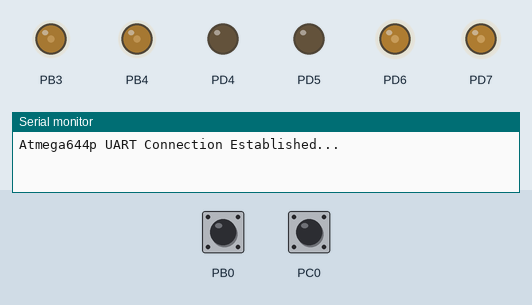
Recording of a program running on a simulated ATmega644P, built with avr-gcc and emulated at 14.7456 MHz. Shown: output pins drawn as LEDs (lit = HIGH), the last lines printed to the serial monitor. Inputs (shaded band) come from the test bench; at power-on: PB0 LOW, PC0 LOW.

Above: at 1.2 s.
1.3 s: PB0 driven HIGH
At 1.7 s:
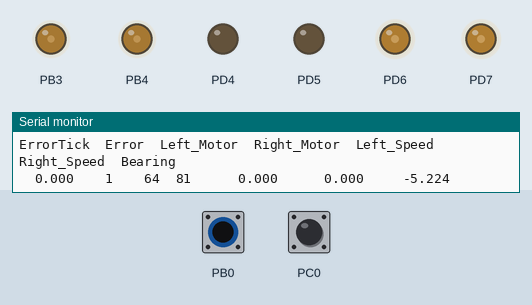
2.8 s: PC0 driven HIGH
At 3.9 s:
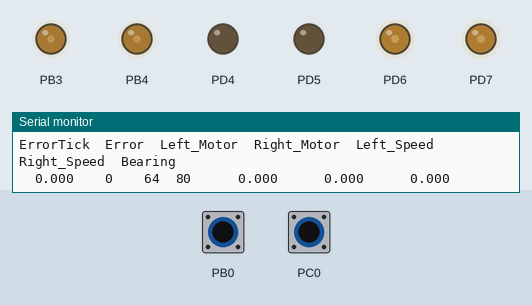
4.6 s: PB0 pulsed LOW 5 times (0.12 s each, 0.3 s apart)
At 4.91 s:
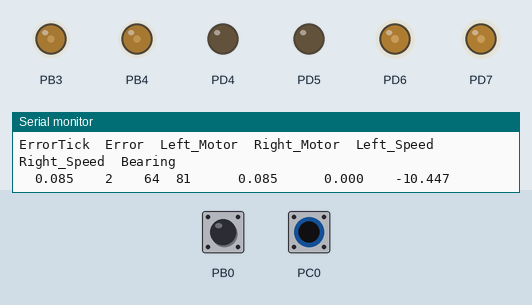
7.6 s: PC0 driven LOW
At 8.9 s:
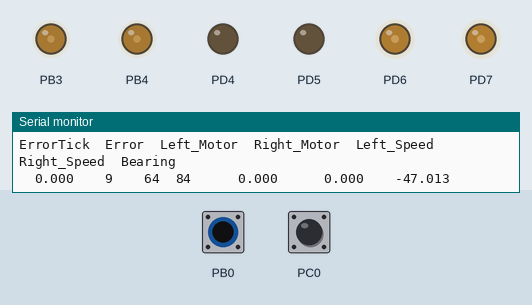
9.3 s: PC0 pulsed HIGH 5 times (0.12 s each, 0.3 s apart)
At 9.6 s:
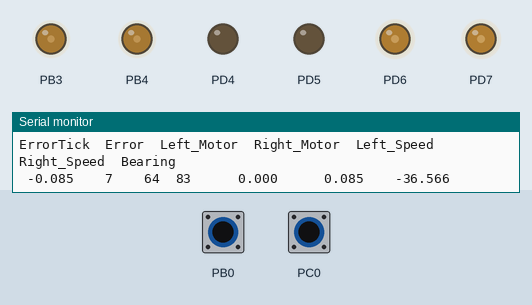
Timing chart, 0 to 12.3 s (numbered marks = the images above; inputs shaded):
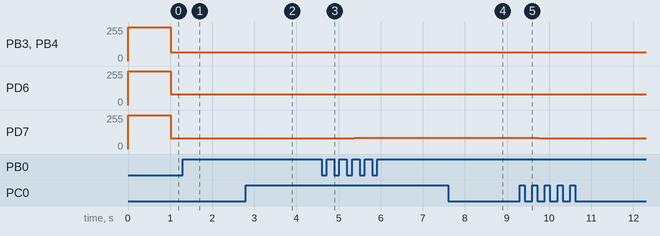

Measured:
- after the input at 1.3 s, PD7: 80/255 → 81/255 at once
- after the input at 2.8 s, PD7: 81/255 → 80/255 after 0.08 s
- after the input at 4.6 s, PD7: moves from 80/255 to 85/255 over 1.2 s, starting after 0.15 s
- after the input at 7.6 s, PD7: 85/255 → 84/255 after 0.27 s
- after the input at 9.3 s, PD7: moves from 84/255 to 79/255 over 1.2 s, starting after 0.14 s

The program:

main.c
```c
/*
 * DesignLab3.c
 *
 * Created: 6/5/2018 5:13:46 PM
 * Author : Shamus
 */

#include <stdio.h>
#include <avr/io.h>
#include <avr/pgmspace.h>
#include <avr/interrupt.h>
#include <math.h>
#include <stdlib.h>

#include "uart.h"

int right=0;		//count right wheel ticks
int left=0;			//count left wheel ticks
int Left=0;			//count left wheel ticks 2
int Right=0;		//count right wheel ticks 2
float dist=0;		//initial distance traveled
int del=200;		//delay
float v_left=0;		//initial velocity of left wheel
float v_right=0;	//initial velocity of right wheel
float angle=0;		//initial bearing
float x=0;			//initial position
float y=0;			//initial position
float length=0.14;	//the distance between wheels in meters
int sample=30;		//sample time in tens of ms
float error=0;		//velocity error
int error2=0;
volatile int count;
volatile float range;
float dist_fwd = 0;

void Delay(unsigned int Delay)
{	//this function delays for 10ms inherently Delay*10ms in total
	int i;
	for(i=0;i<Delay;i++)
	{
		TCCR1A=0;TCCR1B=(1<<CS12)|(1<<CS10);
		OCR1A=144;
		TCNT1=0;
		TIFR1=(1<<OCF1A);
		while(!(TIFR1&(1<<OCF1A)));
	}
	TCCR1B=0;
}

//pin change interrupt, (LEFT WHEEL PB0)
ISR(PCINT1_vect) //this corresponds to PORTB Pin 0
{
	left=left+1;
	Left=Left+1;
}

//pin change interrupt, (RIGHT WHEEN PC0)
ISR(PCINT2_vect) //this corresponds to PORTC Pin 0
{
	right=right+1;
	Right=Right+1;
}

void Control(void)
{
	Delay(sample);//delay to accumulate data

	dist=0.5*((left*0.012763)+(right*0.012763)); 		//avg distance
	v_left=(Left*0.012763)/(sample*0.01); 		 		//left wheel velocity
	v_right=(Right*0.012763)/(sample*0.01); 	 		//right wheel velocity
	angle=angle+(v_right-v_left)*(sample*0.01)/length; 	//bearing
	x=x+0.5*(v_left+v_right)*cos(angle)*(sample*0.01); 	//relative x position
	y = y + 0.5*(v_left+v_right)*sin(angle)*(sample*0.01); 	//relative y position
	error = v_left - v_right; 								//+ve error, speed right up, -ve error slow right down
	error2 = left-right;

	if(error>0)
	{	//this is speed up
		OCR2A++;	//	PD7
		//OCR2B--;	//	PD6
	}
	else if(error<0)
	{	//this is slow down
		OCR2A--;	//	PD7
		//OCR2B++;	//	PD6
	}
	else if(error==0)
	{
		//OCR2A=OCR2A;
		//OCR2B=OCR2B;
	}
	printf("ErrorTick\tError\tLeft_Motor\tRight_Motor\tLeft_Speed\tRight_Speed\tBearing\n");
	printf_P(PSTR("%7.3f\t\t%d\t\t%d\t%d\t\t%7.3f\t\t%7.3f\t\t%7.3f\n"),error,error2,OCR0A,OCR2A,v_left,v_right,angle*57.3); //reset Left and Right wheel ticks
	Left=0;
	Right=0;
}

void forward(float dist_f)
{	//	Left Motor IN1=PD7 IN2=PD6, using TIMER0
	//	Right Motor IN1=PB4 IN2=PB3, using TIMER2, OCR varies for this motor
	TCCR0A = 0;
	TCCR0A = (1<<COM0A1)|(1<<COM0B1)|(1<<WGM01)|(1<<WGM00);
	TCCR0B = (1<<CS01);
	TCNT0=0;
	OCR0A=64; 	//PB3output
	OCR0B=64; 	//PB4 output
	// 	OCRxA at 64 equals a 7.2kHz square wave with a 25.4% duty cycle
	TCCR2A=(1<<COM2A1)|(1<<COM2B1)|(1<<WGM21)|(1<<WGM20);
	TCCR2B=(1<<CS21);
	TCNT2=0;
	OCR2A=80; //PD7 output
	OCR2B=80; //PD6 output
	//waits until the required distance has been traveled
	while(dist <= dist_f) {
		Control();
	}
	TCCR0B=0x00; //turn timers 0 and 2 off
	TCCR2B=0x00;
	TCCR0A=0x00;
	TCCR2A=0x00;
	PORTD=0b10000000; //brake
	PORTB=0b00010000; //brake
	//	reset all the variables
	left=0;
	right=0;
	dist=0;
	angle=0;
	x=0;
	y=0;
	v_left=0;
	v_right=0;
}

int main(void)
{
	DDRB=0x18;  //PB0 is left sensor input, PB3 and PB4 are PWM out for left motor
	DDRC=0x00;  //PC0 is the right sensor input
	DDRD=0xF0; 	//PD6 and PD7 are outputs for the right motor
	PORTB=0x18;
	PORTD=0xC0;
	count=0;
//	this is setting up PB0 and PC0 as the input interrupts for the sensors
	PCICR = (1<<PCIE1) | (1<<PCIE2);
	PCMSK1 = (1<<PCINT8); 		//this corresponds to PORTB pin 0
	PCMSK2 = (1<<PCINT16);		//this correspondsto PORTC pin 0
	sei();

	init_uart();

	while(1){
		Delay(100);
		forward(200);
	}
}
```

uart.c
```c
#include "uart.h"
#include <avr/io.h>
#include <stdio.h>

#define BAUDRATE	(uint16_t)((F_CPU/16UL/BAUD)-1)	// Baud eqn from datasheet

// Allows std streams for I/O
FILE mystdout = FDEV_SETUP_STREAM(uart_putchar,NULL,_FDEV_SETUP_WRITE);
FILE mystdin = FDEV_SETUP_STREAM(NULL,uart_getchar,_FDEV_SETUP_READ);

int uart_putchar(char c, FILE *stream)
{
	loop_until_bit_is_set(UCSR0A,UDRE0);
	UDR0 = c;
	return 0;
}

int uart_getchar(FILE *stream)
{
	loop_until_bit_is_set(UCSR0A,RXC0);
	return UDR0;
}

void init_uart()
{
	UCSR0B |= (1<<RXEN0)|(1<<TXEN0);
	UCSR0C |= (1<<UCSZ01) | (1<<UCSZ00);	// 8 bit data frame

	UBRR0H = (unsigned char)(BAUDRATE>>8);	// Set baud
	UBRR0L = (unsigned char)(BAUDRATE);

	stdout = &mystdout;
	stdin = &mystdin;

	printf("Atmega644p UART Connection Established...\n\n");
}
```

uart.h
```c
// UART.h
#ifndef UART_H
#define UART_H

#include <stdio.h>

#define F_CPU		14745600UL
#define BAUD		115200UL					// desired baud

int uart_putchar(char c,FILE *stream);
int uart_getchar(FILE *stream);
void init_uart(void);

#endif
```
